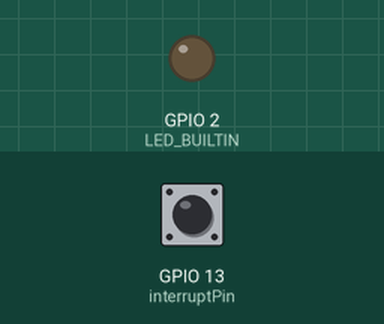
Recording of a sketch running on a simulated ESP8266 (NodeMCU). Shown: output pins drawn as LEDs (lit = HIGH, except the on-board LED, lit = LOW). Inputs (shaded band) come from the test bench; at power-on: GPIO 13 (interruptPin) LOW. No MQTT or app messages arrive unless stated.

Above: at 0.7 s.
At 4.0 s:
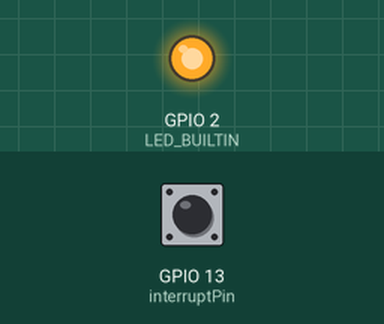
Timing chart, 0 to 4.6 s (numbered marks = the images above):
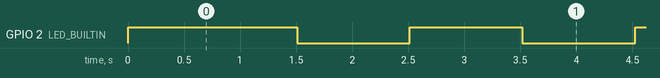

The sketch:

pluvio.ino
```cpp
#include "EspMQTTClient.h"
#include <ArduinoJson.h>
#include "ConnectData.h"
#include <ESP8266WiFi.h>

#define DATA_INTERVAL 1000       // Intervalo para adquirir novos dados do sensor (milisegundos).
#define AVAILABLE_INTERVAL 5000  // Intervalo para enviar sinais de available (milisegundos)
#define LED_INTERVAL_MQTT 1000   // Intervalo para piscar o LED quando conectado no broker
#define JANELA_FILTRO 10         // Número de amostras do filtro para realizar a média

byte TRIG_PIN = 12;
byte ECHO_PIN = 14;

unsigned long dataIntevalPrevTime = 0;       // will store last time data was send
unsigned long availableIntevalPrevTime = 0;  // will store last time "available" was send

const int QTD_AGUA_POR_MOV = 3;                       // quantidade de agua que cai a cada movimento da bascula
int qtd_movimentos = 0;                               // Declara uma variável para contar os movimentos, inicialmente definida como 0
unsigned long tempoUsado_contabilizarUnicaVez = 500;  // Declarar uma variável que determine um tempo que contabilize o movimento uma única vez
unsigned long tempo_atual = 0;                        // Variável que determina o tempo atual em milissegundos
unsigned long tempo_ultimoMovimento = 0;              // Variável usada para registrar o tempo do último movimento
const int interruptPin = 13;                          // Define o pino de interrupção. Pino D5 no ESP8266 corresponde ao GPIO14


void ICACHE_RAM_ATTR somarMovimento() {  // Define a função de interrupção que será chamada quando ocorrer um evento de interrupção
  tempo_atual = millis();                // o tempo atual registra o tempo em milissegundos
  if (tempo_atual - tempo_ultimoMovimento > tempoUsado_contabilizarUnicaVez) {
    qtd_movimentos = qtd_movimentos + 1;  // Incrementa a variável qtd_movimentos em 1 a cada interrupção
    tempo_ultimoMovimento = tempo_atual;  // o tempo do ultimo movimento recebe o tempo atual
  }
}

void setup() {
  Serial.begin(115200);
  pinMode(LED_BUILTIN, OUTPUT);
  pinMode(TRIG_PIN, OUTPUT);                                                     // Sets the trigPin as an Output
  pinMode(ECHO_PIN, INPUT);                                                      // Sets the echoPin as an Input
  pinMode(interruptPin, INPUT);                                                  // Configura o pino de interrupção como entrada
  attachInterrupt(digitalPinToInterrupt(interruptPin), somarMovimento, RISING);  // Configura a interrupção no pino definido para acionar na borda de subida

  // Optional functionalities of EspMQTTClient
  //client.enableMQTTPersistence();
  client.enableDebuggingMessages();                                           // Enable debugging messages sent to serial output
  client.enableHTTPWebUpdater();                                              // Enable the web updater. User and password default to values of MQTTUsername and MQTTPassword. These can be overridden with enableHTTPWebUpdater("user", "password").
  client.enableOTA();                                                         // Enable OTA (Over The Air) updates. Password defaults to MQTTPassword. Port is the default OTA port. Can be overridden with enableOTA("password", port).
  client.enableLastWillMessage("TestClient/lastwill", "I am going offline");  // You can activate the retain flag by setting the third parameter to true
  WiFi.mode(WIFI_STA);
}

// This function is called once everything is connected (Wifi and MQTT)
// WARNING : YOU MUST IMPLEMENT IT IF YOU USE EspMQTTClient
void onConnectionEstablished() {
  availableSignal();
}

void availableSignal() {
  client.publish("cm/pluviografo/available", "online");
}

StaticJsonDocument<100> readSensor() {
  StaticJsonDocument<100> jsonDoc;
  jsonDoc["value"] = qtd_movimentos;  // colocar variavel que vai receber o valor da medição da chuva - check check
  return jsonDoc;
}

void metodoPublisher() {
  static unsigned int amostrasTotais = 0;   // variável para realizar o filtro de média
  static unsigned int amostrasValidas = 0;  // variável para realizar o filtro de média
  static float acumulador = 0;              // variável para acumular a média

  StaticJsonDocument<100> jsonSensor;
  jsonSensor = readSensor();

  // Realização de tratamento de erros
  if (jsonSensor["erro"] == false) {
    float temp = jsonSensor["value"];
    acumulador += temp;  // somente os valores sem erro serão utilizados na média
    amostrasValidas++;   // incremento das amostras onde não foram encontradas erros
  }
  amostrasTotais++;  // incremento de amostras total

  // realização de média
  if (amostrasTotais >= JANELA_FILTRO) {
    StaticJsonDocument<300> jsonDoc;
    jsonDoc["RSSI"] = WiFi.RSSI();
    jsonDoc["milimetro_chuva"] = qtd_movimentos * QTD_AGUA_POR_MOV;  //
    jsonDoc["erro"] = false;

    //colocar loop do codigo original


    String payload = "";
    serializeJson(jsonDoc, payload);

    client.publish(topic_name, payload);
    amostrasTotais = 0;
    amostrasValidas = 0;
    acumulador = 0;
  }
}

void blinkLed() {
  static unsigned long ledWifiPrevTime = 0;
  static unsigned long ledMqttPrevTime = 0;
  unsigned long time_ms = millis();
  bool ledStatus = false;

  if (WiFi.status() == WL_CONNECTED) {
    if (client.isMqttConnected()) {
      if ((time_ms - ledMqttPrevTime) >= LED_INTERVAL_MQTT) {
        ledStatus = !digitalRead(LED_BUILTIN);
        digitalWrite(LED_BUILTIN, ledStatus);
        ledMqttPrevTime = time_ms;
      }
    } else {
      digitalWrite(LED_BUILTIN, LOW);  // liga led
    }
  } else {
    digitalWrite(LED_BUILTIN, HIGH);  // desliga led
  }
}

void loop() {
  unsigned long time_ms = millis();
  client.loop();

  if (time_ms - dataIntevalPrevTime >= DATA_INTERVAL) {
    client.executeDelayed(1 * 100, metodoPublisher);
    dataIntevalPrevTime = time_ms;
  }

  if (time_ms - availableIntevalPrevTime >= AVAILABLE_INTERVAL) {
    client.executeDelayed(1 * 500, availableSignal);
    availableIntevalPrevTime = time_ms;
  }

  blinkLed();

  //Serial.println(qtd_movimentos);  // Imprime o valor atual de qtd_movimentos na porta serial
  delay(100);  // Aguarda 100 milissegundos antes de repetir o loop
}
```

ConnectData.h
```cpp
const String topic_name = "cm/pluviografo";


EspMQTTClient client(
  "wIFRN-IoT",
  "deviceiotifrn",
  "10.57.0.10",  // MQTT Broker server ip
  "tht",   // Can be omitted if not needed
  "senha123",   // Can be omitted if not needed
  "pluviografo",     // Client name that uniquely identify your device
  1883              // The MQTT port, default to 1883. this line can be omitted
);
```

Measured:
- by itself, GPIO 2 (LED_BUILTIN): repeats every 2.0 s: LOW 1.0 s, HIGH 1.0 s
